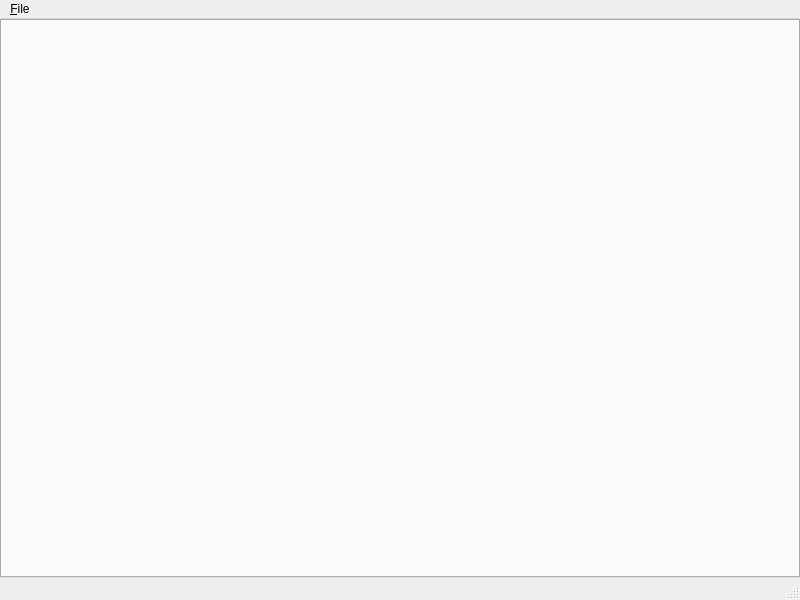
<?xml version="1.0" encoding="UTF-8"?>
<ui version="4.0">
 <class>PreferencesWindow</class>
 <widget class="QMainWindow" name="PreferencesWindow">
  <property name="windowModality">
   <enum>Qt::NonModal</enum>
  </property>
  <property name="geometry">
   <rect>
    <x>0</x>
    <y>0</y>
    <width>800</width>
    <height>600</height>
   </rect>
  </property>
  <property name="windowTitle">
   <string>Preferences</string>
  </property>
  <widget class="QWidget" name="centralwidget">
   <layout class="QVBoxLayout" name="verticalLayout">
    <property name="spacing">
     <number>0</number>
    </property>
    <property name="leftMargin">
     <number>0</number>
    </property>
    <property name="topMargin">
     <number>0</number>
    </property>
    <property name="rightMargin">
     <number>0</number>
    </property>
    <property name="bottomMargin">
     <number>0</number>
    </property>
    <item>
     <widget class="QTabWidget" name="tabWidgetMain">
      <property name="currentIndex">
       <number>-1</number>
      </property>
     </widget>
    </item>
   </layout>
  </widget>
  <widget class="QMenuBar" name="menubar">
   <property name="geometry">
    <rect>
     <x>0</x>
     <y>0</y>
     <width>800</width>
     <height>23</height>
    </rect>
   </property>
   <widget class="QMenu" name="menu_File">
    <property name="title">
     <string>&amp;File</string>
    </property>
    <addaction name="actionSave"/>
   </widget>
   <addaction name="menu_File"/>
  </widget>
  <widget class="QStatusBar" name="statusbar"/>
  <action name="actionSave">
   <property name="text">
    <string>Save</string>
   </property>
  </action>
 </widget>
 <resources/>
 <connections/>
</ui>
